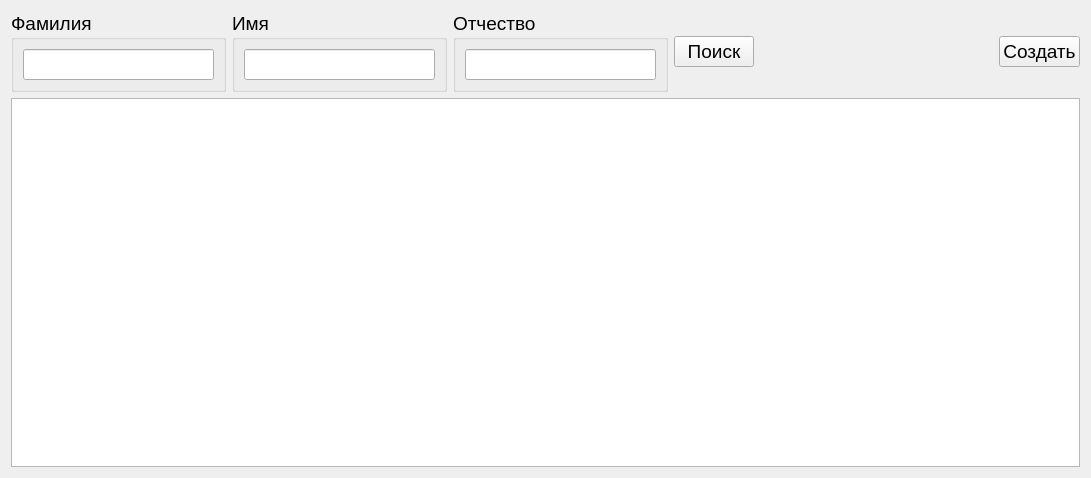
<?xml version="1.0" encoding="UTF-8"?>
<ui version="4.0">
 <class>ClientFindForm</class>
 <widget class="QWidget" name="ClientFindForm">
  <property name="geometry">
   <rect>
    <x>0</x>
    <y>0</y>
    <width>1091</width>
    <height>478</height>
   </rect>
  </property>
  <property name="font">
   <font>
    <pointsize>14</pointsize>
   </font>
  </property>
  <property name="windowTitle">
   <string>Поиск клиента</string>
  </property>
  <layout class="QGridLayout" name="gridLayout">
   <item row="0" column="0">
    <widget class="QGroupBox" name="groupBox">
     <property name="title">
      <string>Фамилия</string>
     </property>
     <layout class="QGridLayout" name="gridLayout_7">
      <item row="0" column="0">
       <widget class="QLineEdit" name="ln_e"/>
      </item>
     </layout>
    </widget>
   </item>
   <item row="0" column="1">
    <widget class="QGroupBox" name="groupBox_2">
     <property name="title">
      <string>Имя</string>
     </property>
     <layout class="QGridLayout" name="gridLayout_8">
      <item row="0" column="0">
       <widget class="QLineEdit" name="fn_e"/>
      </item>
     </layout>
    </widget>
   </item>
   <item row="0" column="2">
    <widget class="QGroupBox" name="groupBox_3">
     <property name="title">
      <string>Отчество</string>
     </property>
     <layout class="QGridLayout" name="gridLayout_9">
      <item row="0" column="0">
       <widget class="QLineEdit" name="mn_e"/>
      </item>
     </layout>
    </widget>
   </item>
   <item row="0" column="3">
    <widget class="QPushButton" name="sel_b">
     <property name="text">
      <string>Поиск</string>
     </property>
    </widget>
   </item>
   <item row="0" column="4">
    <spacer name="horizontalSpacer_2">
     <property name="orientation">
      <enum>Qt::Horizontal</enum>
     </property>
     <property name="sizeHint" stdset="0">
      <size>
       <width>233</width>
       <height>20</height>
      </size>
     </property>
    </spacer>
   </item>
   <item row="0" column="5">
    <widget class="QPushButton" name="ins_b">
     <property name="text">
      <string>Создать</string>
     </property>
    </widget>
   </item>
   <item row="1" column="0" colspan="6">
    <widget class="QTableView" name="view">
     <property name="sortingEnabled">
      <bool>true</bool>
     </property>
    </widget>
   </item>
  </layout>
 </widget>
 <resources/>
 <connections/>
</ui>
